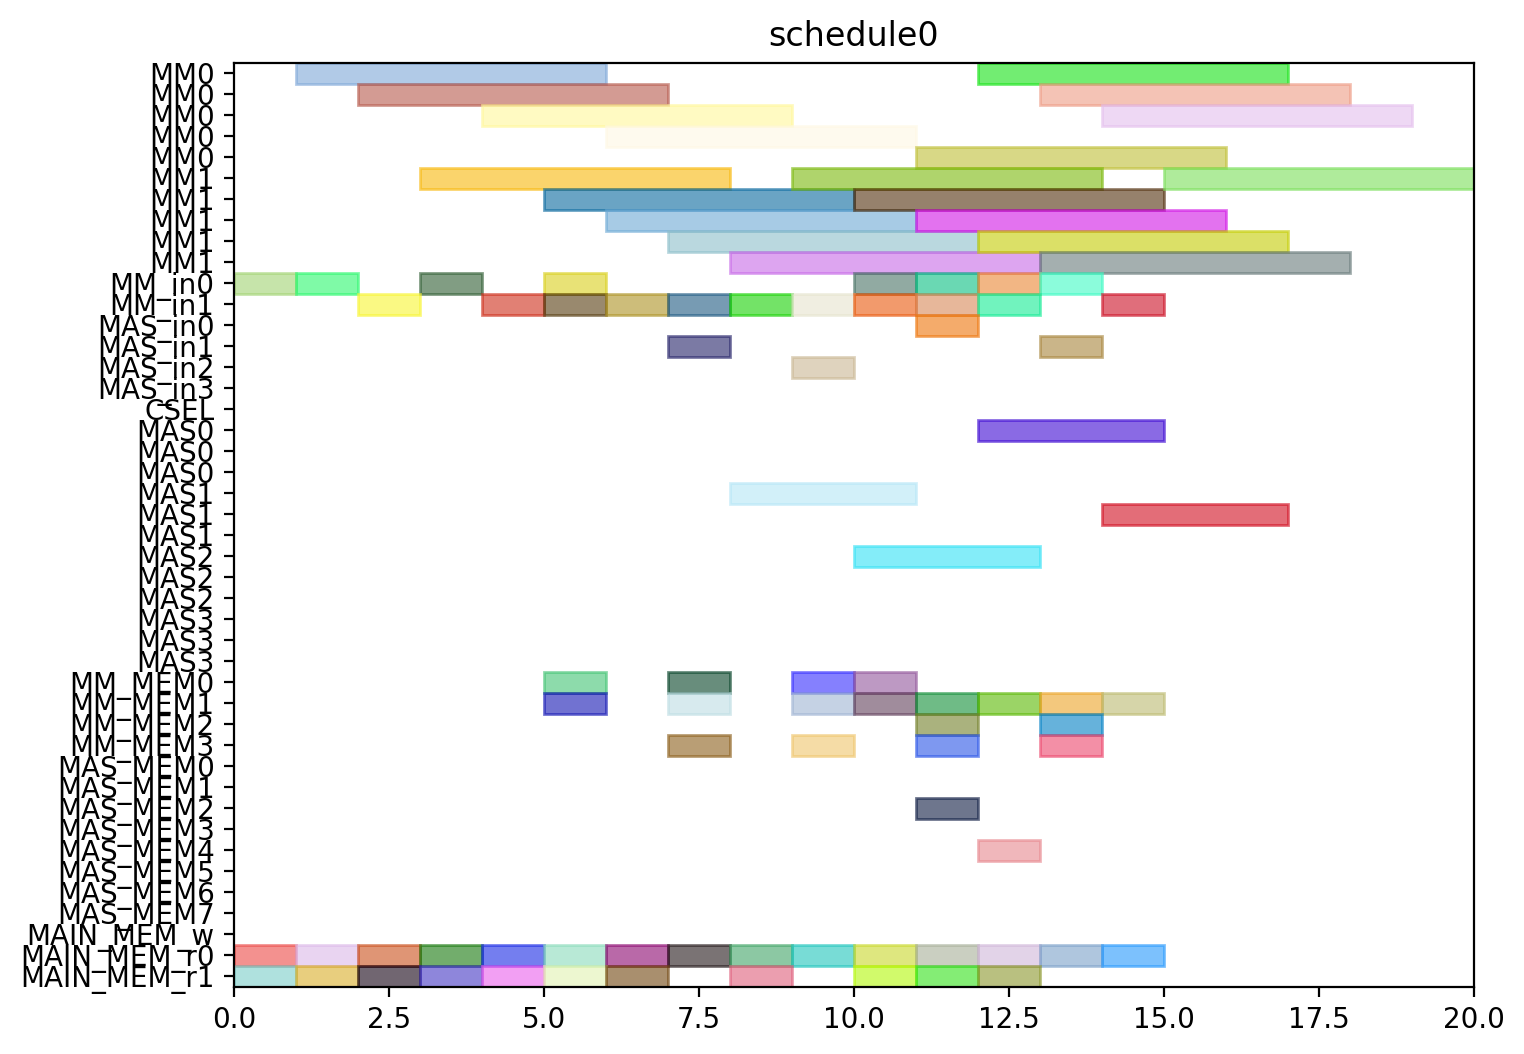

Reproduce this figure in Python.
from pyschedule import Scenario, solvers, plotters, alt


def solve():
	horizon = 120
	S = Scenario("schedule0", horizon=horizon)

	# resource
	MM = S.Resources('MM', num=2, size=5)
	MM_in = S.Resources('MM_in', num=2)
	MAS_in = S.Resources('MAS_in', num=4)
	CSEL = S.Resource('CSEL')
	MAS = S.Resources('MAS', num=4, size=3, periods=range(1, horizon))
	MM_MEM = S.Resources('MM_MEM', num=4)
	MAS_MEM = S.Resources('MAS_MEM', num=8)
	MAIN_MEM_w = S.Resource('MAIN_MEM_w', size=1)
	MAIN_MEM_r = S.Resources('MAIN_MEM_r', num=2)

	# result of previous scheduling

	# new tasks
	Z_exp2 = S.Task('Z_exp2', length=5, delay_cost=1)
	Z_exp2 += alt(MM)
	Z_exp2_in = S.Task('Z_exp2_in', length=1, delay_cost=1)
	Z_exp2_in += alt(MM_in)
	S += Z_exp2_in*MM_in[0]<=Z_exp2*MM[0]
	S += Z_exp2_in*MM_in[1]<=Z_exp2*MM[1]
	Z_exp2_mem0 = S.Task('Z_exp2_mem0', length=1, delay_cost=1)
	Z_exp2_mem0 += MAIN_MEM_r[0]
	S += Z_exp2_mem0 <= Z_exp2

	Z_exp2_mem1 = S.Task('Z_exp2_mem1', length=1, delay_cost=1)
	Z_exp2_mem1 += MAIN_MEM_r[1]
	S += Z_exp2_mem1 <= Z_exp2

	NX0 = S.Task('NX0', length=5, delay_cost=1)
	NX0 += alt(MM)
	NX0_in = S.Task('NX0_in', length=1, delay_cost=1)
	NX0_in += alt(MM_in)
	S += NX0_in*MM_in[0]<=NX0*MM[0]
	S += NX0_in*MM_in[1]<=NX0*MM[1]
	NX0_mem0 = S.Task('NX0_mem0', length=1, delay_cost=1)
	NX0_mem0 += MAIN_MEM_r[0]
	S += NX0_mem0 <= NX0

	NX0_mem1 = S.Task('NX0_mem1', length=1, delay_cost=1)
	NX0_mem1 += MAIN_MEM_r[1]
	S += NX0_mem1 <= NX0

	k0_10_Z1 = S.Task('k0_10_Z1', length=5, delay_cost=1)
	k0_10_Z1 += alt(MM)
	k0_10_Z1_in = S.Task('k0_10_Z1_in', length=1, delay_cost=1)
	k0_10_Z1_in += alt(MM_in)
	S += k0_10_Z1_in*MM_in[0]<=k0_10_Z1*MM[0]
	S += k0_10_Z1_in*MM_in[1]<=k0_10_Z1*MM[1]
	k0_10_Z1_mem0 = S.Task('k0_10_Z1_mem0', length=1, delay_cost=1)
	k0_10_Z1_mem0 += MAIN_MEM_r[0]
	S += k0_10_Z1_mem0 <= k0_10_Z1

	k0_10_Z1_mem1 = S.Task('k0_10_Z1_mem1', length=1, delay_cost=1)
	k0_10_Z1_mem1 += MAIN_MEM_r[1]
	S += k0_10_Z1_mem1 <= k0_10_Z1

	DX0 = S.Task('DX0', length=5, delay_cost=1)
	DX0 += alt(MM)
	DX0_in = S.Task('DX0_in', length=1, delay_cost=1)
	DX0_in += alt(MM_in)
	S += DX0_in*MM_in[0]<=DX0*MM[0]
	S += DX0_in*MM_in[1]<=DX0*MM[1]
	DX0_mem0 = S.Task('DX0_mem0', length=1, delay_cost=1)
	DX0_mem0 += MAIN_MEM_r[0]
	S += DX0_mem0 <= DX0

	DX0_mem1 = S.Task('DX0_mem1', length=1, delay_cost=1)
	DX0_mem1 += MAIN_MEM_r[1]
	S += DX0_mem1 <= DX0

	NY0 = S.Task('NY0', length=5, delay_cost=1)
	NY0 += alt(MM)
	NY0_in = S.Task('NY0_in', length=1, delay_cost=1)
	NY0_in += alt(MM_in)
	S += NY0_in*MM_in[0]<=NY0*MM[0]
	S += NY0_in*MM_in[1]<=NY0*MM[1]
	NY0_mem0 = S.Task('NY0_mem0', length=1, delay_cost=1)
	NY0_mem0 += MAIN_MEM_r[0]
	S += NY0_mem0 <= NY0

	NY0_mem1 = S.Task('NY0_mem1', length=1, delay_cost=1)
	NY0_mem1 += MAIN_MEM_r[1]
	S += NY0_mem1 <= NY0

	k2_14_Z1 = S.Task('k2_14_Z1', length=5, delay_cost=1)
	k2_14_Z1 += alt(MM)
	k2_14_Z1_in = S.Task('k2_14_Z1_in', length=1, delay_cost=1)
	k2_14_Z1_in += alt(MM_in)
	S += k2_14_Z1_in*MM_in[0]<=k2_14_Z1*MM[0]
	S += k2_14_Z1_in*MM_in[1]<=k2_14_Z1*MM[1]
	k2_14_Z1_mem0 = S.Task('k2_14_Z1_mem0', length=1, delay_cost=1)
	k2_14_Z1_mem0 += MAIN_MEM_r[0]
	S += k2_14_Z1_mem0 <= k2_14_Z1

	k2_14_Z1_mem1 = S.Task('k2_14_Z1_mem1', length=1, delay_cost=1)
	k2_14_Z1_mem1 += MAIN_MEM_r[1]
	S += k2_14_Z1_mem1 <= k2_14_Z1

	DY0 = S.Task('DY0', length=5, delay_cost=1)
	DY0 += alt(MM)
	DY0_in = S.Task('DY0_in', length=1, delay_cost=1)
	DY0_in += alt(MM_in)
	S += DY0_in*MM_in[0]<=DY0*MM[0]
	S += DY0_in*MM_in[1]<=DY0*MM[1]
	DY0_mem0 = S.Task('DY0_mem0', length=1, delay_cost=1)
	DY0_mem0 += MAIN_MEM_r[0]
	S += DY0_mem0 <= DY0

	DY0_mem1 = S.Task('DY0_mem1', length=1, delay_cost=1)
	DY0_mem1 += MAIN_MEM_r[1]
	S += DY0_mem1 <= DY0

	Z_exp3 = S.Task('Z_exp3', length=5, delay_cost=1)
	Z_exp3 += alt(MM)
	Z_exp3_in = S.Task('Z_exp3_in', length=1, delay_cost=1)
	Z_exp3_in += alt(MM_in)
	S += Z_exp3_in*MM_in[0]<=Z_exp3*MM[0]
	S += Z_exp3_in*MM_in[1]<=Z_exp3*MM[1]
	Z_exp3_mem0 = S.Task('Z_exp3_mem0', length=1, delay_cost=1)
	Z_exp3_mem0 += alt(MM_MEM)
	S += (Z_exp2*MM[0])-1 < Z_exp3_mem0*MM_MEM[0]
	S += (Z_exp2*MM[1])-1 < Z_exp3_mem0*MM_MEM[2]
	S += Z_exp3_mem0 <= Z_exp3

	Z_exp3_mem1 = S.Task('Z_exp3_mem1', length=1, delay_cost=1)
	Z_exp3_mem1 += MAIN_MEM_r[1]
	S += Z_exp3_mem1 <= Z_exp3

	NX1_ = S.Task('NX1_', length=3, delay_cost=1)
	NX1_ += alt(MAS)
	NX1__in = S.Task('NX1__in', length=1, delay_cost=1)
	NX1__in += alt(MAS_in)
	S += NX1__in*MAS_in[0]<=NX1_*MAS[0]

	S += NX1__in*MAS_in[1]<=NX1_*MAS[1]

	S += NX1__in*MAS_in[2]<=NX1_*MAS[2]

	S += NX1__in*MAS_in[3]<=NX1_*MAS[3]

	NX1__mem0 = S.Task('NX1__mem0', length=1, delay_cost=1)
	NX1__mem0 += alt(MM_MEM)
	S += (NX0*MM[0])-1 < NX1__mem0*MM_MEM[0]
	S += (NX0*MM[1])-1 < NX1__mem0*MM_MEM[2]
	S += NX1__mem0 <= NX1_

	NX1__mem1 = S.Task('NX1__mem1', length=1, delay_cost=1)
	NX1__mem1 += alt(MM_MEM)
	S += (k0_10_Z1*MM[0])-1 < NX1__mem1*MM_MEM[1]
	S += (k0_10_Z1*MM[1])-1 < NX1__mem1*MM_MEM[3]
	S += NX1__mem1 <= NX1_

	k0_9_Z2 = S.Task('k0_9_Z2', length=5, delay_cost=1)
	k0_9_Z2 += alt(MM)
	k0_9_Z2_in = S.Task('k0_9_Z2_in', length=1, delay_cost=1)
	k0_9_Z2_in += alt(MM_in)
	S += k0_9_Z2_in*MM_in[0]<=k0_9_Z2*MM[0]
	S += k0_9_Z2_in*MM_in[1]<=k0_9_Z2*MM[1]
	k0_9_Z2_mem0 = S.Task('k0_9_Z2_mem0', length=1, delay_cost=1)
	k0_9_Z2_mem0 += MAIN_MEM_r[0]
	S += k0_9_Z2_mem0 <= k0_9_Z2

	k0_9_Z2_mem1 = S.Task('k0_9_Z2_mem1', length=1, delay_cost=1)
	k0_9_Z2_mem1 += alt(MM_MEM)
	S += (Z_exp2*MM[0])-1 < k0_9_Z2_mem1*MM_MEM[1]
	S += (Z_exp2*MM[1])-1 < k0_9_Z2_mem1*MM_MEM[3]
	S += k0_9_Z2_mem1 <= k0_9_Z2

	k1_9_Z2 = S.Task('k1_9_Z2', length=5, delay_cost=1)
	k1_9_Z2 += alt(MM)
	k1_9_Z2_in = S.Task('k1_9_Z2_in', length=1, delay_cost=1)
	k1_9_Z2_in += alt(MM_in)
	S += k1_9_Z2_in*MM_in[0]<=k1_9_Z2*MM[0]
	S += k1_9_Z2_in*MM_in[1]<=k1_9_Z2*MM[1]
	k1_9_Z2_mem0 = S.Task('k1_9_Z2_mem0', length=1, delay_cost=1)
	k1_9_Z2_mem0 += MAIN_MEM_r[0]
	S += k1_9_Z2_mem0 <= k1_9_Z2

	k1_9_Z2_mem1 = S.Task('k1_9_Z2_mem1', length=1, delay_cost=1)
	k1_9_Z2_mem1 += alt(MM_MEM)
	S += (Z_exp2*MM[0])-1 < k1_9_Z2_mem1*MM_MEM[1]
	S += (Z_exp2*MM[1])-1 < k1_9_Z2_mem1*MM_MEM[3]
	S += k1_9_Z2_mem1 <= k1_9_Z2

	NY1_ = S.Task('NY1_', length=3, delay_cost=1)
	NY1_ += alt(MAS)
	NY1__in = S.Task('NY1__in', length=1, delay_cost=1)
	NY1__in += alt(MAS_in)
	S += NY1__in*MAS_in[0]<=NY1_*MAS[0]

	S += NY1__in*MAS_in[1]<=NY1_*MAS[1]

	S += NY1__in*MAS_in[2]<=NY1_*MAS[2]

	S += NY1__in*MAS_in[3]<=NY1_*MAS[3]

	NY1__mem0 = S.Task('NY1__mem0', length=1, delay_cost=1)
	NY1__mem0 += alt(MM_MEM)
	S += (NY0*MM[0])-1 < NY1__mem0*MM_MEM[0]
	S += (NY0*MM[1])-1 < NY1__mem0*MM_MEM[2]
	S += NY1__mem0 <= NY1_

	NY1__mem1 = S.Task('NY1__mem1', length=1, delay_cost=1)
	NY1__mem1 += alt(MM_MEM)
	S += (k2_14_Z1*MM[0])-1 < NY1__mem1*MM_MEM[1]
	S += (k2_14_Z1*MM[1])-1 < NY1__mem1*MM_MEM[3]
	S += NY1__mem1 <= NY1_

	k2_13_Z2 = S.Task('k2_13_Z2', length=5, delay_cost=1)
	k2_13_Z2 += alt(MM)
	k2_13_Z2_in = S.Task('k2_13_Z2_in', length=1, delay_cost=1)
	k2_13_Z2_in += alt(MM_in)
	S += k2_13_Z2_in*MM_in[0]<=k2_13_Z2*MM[0]
	S += k2_13_Z2_in*MM_in[1]<=k2_13_Z2*MM[1]
	k2_13_Z2_mem0 = S.Task('k2_13_Z2_mem0', length=1, delay_cost=1)
	k2_13_Z2_mem0 += MAIN_MEM_r[0]
	S += k2_13_Z2_mem0 <= k2_13_Z2

	k2_13_Z2_mem1 = S.Task('k2_13_Z2_mem1', length=1, delay_cost=1)
	k2_13_Z2_mem1 += alt(MM_MEM)
	S += (Z_exp2*MM[0])-1 < k2_13_Z2_mem1*MM_MEM[1]
	S += (Z_exp2*MM[1])-1 < k2_13_Z2_mem1*MM_MEM[3]
	S += k2_13_Z2_mem1 <= k2_13_Z2

	k3_14_Z2 = S.Task('k3_14_Z2', length=5, delay_cost=1)
	k3_14_Z2 += alt(MM)
	k3_14_Z2_in = S.Task('k3_14_Z2_in', length=1, delay_cost=1)
	k3_14_Z2_in += alt(MM_in)
	S += k3_14_Z2_in*MM_in[0]<=k3_14_Z2*MM[0]
	S += k3_14_Z2_in*MM_in[1]<=k3_14_Z2*MM[1]
	k3_14_Z2_mem0 = S.Task('k3_14_Z2_mem0', length=1, delay_cost=1)
	k3_14_Z2_mem0 += MAIN_MEM_r[0]
	S += k3_14_Z2_mem0 <= k3_14_Z2

	k3_14_Z2_mem1 = S.Task('k3_14_Z2_mem1', length=1, delay_cost=1)
	k3_14_Z2_mem1 += alt(MM_MEM)
	S += (Z_exp2*MM[0])-1 < k3_14_Z2_mem1*MM_MEM[1]
	S += (Z_exp2*MM[1])-1 < k3_14_Z2_mem1*MM_MEM[3]
	S += k3_14_Z2_mem1 <= k3_14_Z2

	Z_exp4 = S.Task('Z_exp4', length=5, delay_cost=1)
	Z_exp4 += alt(MM)
	Z_exp4_in = S.Task('Z_exp4_in', length=1, delay_cost=1)
	Z_exp4_in += alt(MM_in)
	S += Z_exp4_in*MM_in[0]<=Z_exp4*MM[0]
	S += Z_exp4_in*MM_in[1]<=Z_exp4*MM[1]
	Z_exp4_mem0 = S.Task('Z_exp4_mem0', length=1, delay_cost=1)
	Z_exp4_mem0 += alt(MM_MEM)
	S += (Z_exp3*MM[0])-1 < Z_exp4_mem0*MM_MEM[0]
	S += (Z_exp3*MM[1])-1 < Z_exp4_mem0*MM_MEM[2]
	S += Z_exp4_mem0 <= Z_exp4

	Z_exp4_mem1 = S.Task('Z_exp4_mem1', length=1, delay_cost=1)
	Z_exp4_mem1 += MAIN_MEM_r[1]
	S += Z_exp4_mem1 <= Z_exp4

	NX1 = S.Task('NX1', length=5, delay_cost=1)
	NX1 += alt(MM)
	NX1_in = S.Task('NX1_in', length=1, delay_cost=1)
	NX1_in += alt(MM_in)
	S += NX1_in*MM_in[0]<=NX1*MM[0]
	S += NX1_in*MM_in[1]<=NX1*MM[1]
	NX1_mem0 = S.Task('NX1_mem0', length=1, delay_cost=1)
	NX1_mem0 += alt(MAS_MEM)
	S += (NX1_*MAS[0])-1 < NX1_mem0*MAS_MEM[0]
	S += (NX1_*MAS[1])-1 < NX1_mem0*MAS_MEM[2]
	S += (NX1_*MAS[2])-1 < NX1_mem0*MAS_MEM[4]
	S += (NX1_*MAS[3])-1 < NX1_mem0*MAS_MEM[6]
	S += NX1_mem0 <= NX1

	NX1_mem1 = S.Task('NX1_mem1', length=1, delay_cost=1)
	NX1_mem1 += MAIN_MEM_r[1]
	S += NX1_mem1 <= NX1

	k0_8_Z3 = S.Task('k0_8_Z3', length=5, delay_cost=1)
	k0_8_Z3 += alt(MM)
	k0_8_Z3_in = S.Task('k0_8_Z3_in', length=1, delay_cost=1)
	k0_8_Z3_in += alt(MM_in)
	S += k0_8_Z3_in*MM_in[0]<=k0_8_Z3*MM[0]
	S += k0_8_Z3_in*MM_in[1]<=k0_8_Z3*MM[1]
	k0_8_Z3_mem0 = S.Task('k0_8_Z3_mem0', length=1, delay_cost=1)
	k0_8_Z3_mem0 += MAIN_MEM_r[0]
	S += k0_8_Z3_mem0 <= k0_8_Z3

	k0_8_Z3_mem1 = S.Task('k0_8_Z3_mem1', length=1, delay_cost=1)
	k0_8_Z3_mem1 += alt(MM_MEM)
	S += (Z_exp3*MM[0])-1 < k0_8_Z3_mem1*MM_MEM[1]
	S += (Z_exp3*MM[1])-1 < k0_8_Z3_mem1*MM_MEM[3]
	S += k0_8_Z3_mem1 <= k0_8_Z3

	DX1_ = S.Task('DX1_', length=3, delay_cost=1)
	DX1_ += alt(MAS)
	DX1__in = S.Task('DX1__in', length=1, delay_cost=1)
	DX1__in += alt(MAS_in)
	S += DX1__in*MAS_in[0]<=DX1_*MAS[0]

	S += DX1__in*MAS_in[1]<=DX1_*MAS[1]

	S += DX1__in*MAS_in[2]<=DX1_*MAS[2]

	S += DX1__in*MAS_in[3]<=DX1_*MAS[3]

	DX1__mem0 = S.Task('DX1__mem0', length=1, delay_cost=1)
	DX1__mem0 += alt(MM_MEM)
	S += (DX0*MM[0])-1 < DX1__mem0*MM_MEM[0]
	S += (DX0*MM[1])-1 < DX1__mem0*MM_MEM[2]
	S += DX1__mem0 <= DX1_

	DX1__mem1 = S.Task('DX1__mem1', length=1, delay_cost=1)
	DX1__mem1 += alt(MM_MEM)
	S += (k1_9_Z2*MM[0])-1 < DX1__mem1*MM_MEM[1]
	S += (k1_9_Z2*MM[1])-1 < DX1__mem1*MM_MEM[3]
	S += DX1__mem1 <= DX1_

	k1_8_Z3 = S.Task('k1_8_Z3', length=5, delay_cost=1)
	k1_8_Z3 += alt(MM)
	k1_8_Z3_in = S.Task('k1_8_Z3_in', length=1, delay_cost=1)
	k1_8_Z3_in += alt(MM_in)
	S += k1_8_Z3_in*MM_in[0]<=k1_8_Z3*MM[0]
	S += k1_8_Z3_in*MM_in[1]<=k1_8_Z3*MM[1]
	k1_8_Z3_mem0 = S.Task('k1_8_Z3_mem0', length=1, delay_cost=1)
	k1_8_Z3_mem0 += MAIN_MEM_r[0]
	S += k1_8_Z3_mem0 <= k1_8_Z3

	k1_8_Z3_mem1 = S.Task('k1_8_Z3_mem1', length=1, delay_cost=1)
	k1_8_Z3_mem1 += alt(MM_MEM)
	S += (Z_exp3*MM[0])-1 < k1_8_Z3_mem1*MM_MEM[1]
	S += (Z_exp3*MM[1])-1 < k1_8_Z3_mem1*MM_MEM[3]
	S += k1_8_Z3_mem1 <= k1_8_Z3

	NY1 = S.Task('NY1', length=5, delay_cost=1)
	NY1 += alt(MM)
	NY1_in = S.Task('NY1_in', length=1, delay_cost=1)
	NY1_in += alt(MM_in)
	S += NY1_in*MM_in[0]<=NY1*MM[0]
	S += NY1_in*MM_in[1]<=NY1*MM[1]
	NY1_mem0 = S.Task('NY1_mem0', length=1, delay_cost=1)
	NY1_mem0 += alt(MAS_MEM)
	S += (NY1_*MAS[0])-1 < NY1_mem0*MAS_MEM[0]
	S += (NY1_*MAS[1])-1 < NY1_mem0*MAS_MEM[2]
	S += (NY1_*MAS[2])-1 < NY1_mem0*MAS_MEM[4]
	S += (NY1_*MAS[3])-1 < NY1_mem0*MAS_MEM[6]
	S += NY1_mem0 <= NY1

	NY1_mem1 = S.Task('NY1_mem1', length=1, delay_cost=1)
	NY1_mem1 += MAIN_MEM_r[1]
	S += NY1_mem1 <= NY1

	k2_12_Z3 = S.Task('k2_12_Z3', length=5, delay_cost=1)
	k2_12_Z3 += alt(MM)
	k2_12_Z3_in = S.Task('k2_12_Z3_in', length=1, delay_cost=1)
	k2_12_Z3_in += alt(MM_in)
	S += k2_12_Z3_in*MM_in[0]<=k2_12_Z3*MM[0]
	S += k2_12_Z3_in*MM_in[1]<=k2_12_Z3*MM[1]
	k2_12_Z3_mem0 = S.Task('k2_12_Z3_mem0', length=1, delay_cost=1)
	k2_12_Z3_mem0 += MAIN_MEM_r[0]
	S += k2_12_Z3_mem0 <= k2_12_Z3

	k2_12_Z3_mem1 = S.Task('k2_12_Z3_mem1', length=1, delay_cost=1)
	k2_12_Z3_mem1 += alt(MM_MEM)
	S += (Z_exp3*MM[0])-1 < k2_12_Z3_mem1*MM_MEM[1]
	S += (Z_exp3*MM[1])-1 < k2_12_Z3_mem1*MM_MEM[3]
	S += k2_12_Z3_mem1 <= k2_12_Z3

	DY1_ = S.Task('DY1_', length=3, delay_cost=1)
	DY1_ += alt(MAS)
	DY1__in = S.Task('DY1__in', length=1, delay_cost=1)
	DY1__in += alt(MAS_in)
	S += DY1__in*MAS_in[0]<=DY1_*MAS[0]

	S += DY1__in*MAS_in[1]<=DY1_*MAS[1]

	S += DY1__in*MAS_in[2]<=DY1_*MAS[2]

	S += DY1__in*MAS_in[3]<=DY1_*MAS[3]

	DY1__mem0 = S.Task('DY1__mem0', length=1, delay_cost=1)
	DY1__mem0 += alt(MM_MEM)
	S += (DY0*MM[0])-1 < DY1__mem0*MM_MEM[0]
	S += (DY0*MM[1])-1 < DY1__mem0*MM_MEM[2]
	S += DY1__mem0 <= DY1_

	DY1__mem1 = S.Task('DY1__mem1', length=1, delay_cost=1)
	DY1__mem1 += alt(MM_MEM)
	S += (k3_14_Z2*MM[0])-1 < DY1__mem1*MM_MEM[1]
	S += (k3_14_Z2*MM[1])-1 < DY1__mem1*MM_MEM[3]
	S += DY1__mem1 <= DY1_

	k3_13_Z3 = S.Task('k3_13_Z3', length=5, delay_cost=1)
	k3_13_Z3 += alt(MM)
	k3_13_Z3_in = S.Task('k3_13_Z3_in', length=1, delay_cost=1)
	k3_13_Z3_in += alt(MM_in)
	S += k3_13_Z3_in*MM_in[0]<=k3_13_Z3*MM[0]
	S += k3_13_Z3_in*MM_in[1]<=k3_13_Z3*MM[1]
	k3_13_Z3_mem0 = S.Task('k3_13_Z3_mem0', length=1, delay_cost=1)
	k3_13_Z3_mem0 += MAIN_MEM_r[0]
	S += k3_13_Z3_mem0 <= k3_13_Z3

	k3_13_Z3_mem1 = S.Task('k3_13_Z3_mem1', length=1, delay_cost=1)
	k3_13_Z3_mem1 += alt(MM_MEM)
	S += (Z_exp3*MM[0])-1 < k3_13_Z3_mem1*MM_MEM[1]
	S += (Z_exp3*MM[1])-1 < k3_13_Z3_mem1*MM_MEM[3]
	S += k3_13_Z3_mem1 <= k3_13_Z3

	solvers.mip.solve(S,msg=1,kind='CPLEX',ratio_gap=1.01)

	solution = [['hoge']*len(S.solution()[1]) for i in range(len(S.solution()))]
	for i in range(len(S.solution())):
		for j in range(len(S.solution()[i])):
			solution[i][j]=str(S.solution()[i][j])
	print(solution)

	cycles = int(solution[-1][3])

	pic_file_name = "/mnt/rose/usr1/fukuda/ABE/multiRAM_multiMAS_16mux/scheduling_result/stage5MM2_stage3MAS4/ISOGENY/schedule0.png"
	if(S.solution() != []):
		plotters.matplotlib.plot(S,img_filename=pic_file_name, show_task_labels=False, fig_size=(cycles*0.25+3, 6))

	return solution
